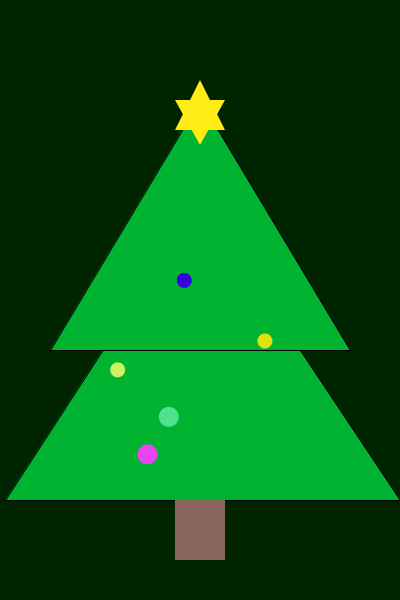
Frame 1 (no input)
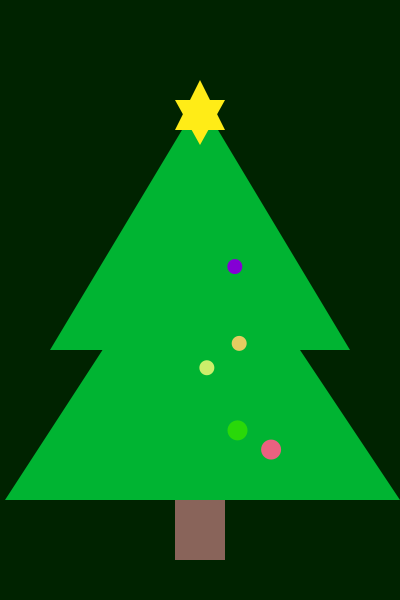
Frame 60 (the mouse pressed at the canvas centre just before this capture)
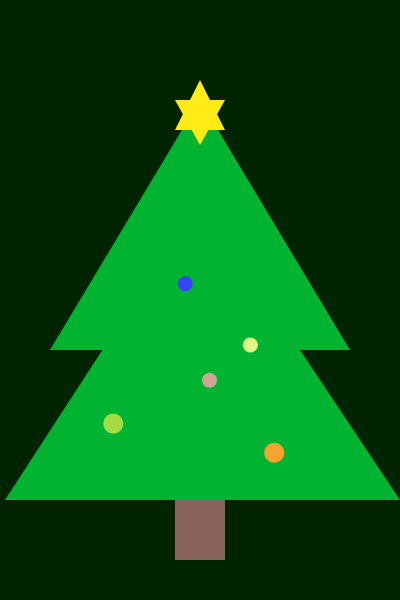
Frame 120 (the mouse held since frame 60 and released just before this capture)

The Processing sketch that drew these frames (run headless with seeded random() and noise(); from frame 60 on, the mouse is pressed at the canvas centre):

// Processing sketch: processing_158814
// ── processing_158814.pde

void setup()
{
size (400, 600);

}

void draw()
{
  background(0, 35, 0);
  
  fill (0, 180, 50);
  triangle (5, 500, 400, 500, 200, 200);
  
  fill (0, 180, 50);
  triangle (50, 350, 350, 350, 200, 100);
  noStroke();
  
  
  fill (137, 100, 90);
  rect (175, 500, 50, 60);
  
  //star
  fill (255, 236, 23);
  triangle (200, 145, 175, 100, 225, 100);
  triangle (175, 130, 225, 130, 200, 80); 
  
  //lights
  frameRate(8);
   fill(random(200, 255), random(255), random(255));
  ellipse(random(100, 300), random(420, 460), 20, 20);
 
  fill(random(0, 255), random(200, 255), random(255));
  ellipse(random(105, 295), random(415, 435), 20, 20);
 
  fill(random(0, 255), random(255), random(200, 255));
  ellipse(random(125, 255), random(265, 290), 15, 15);
  
    fill(random(200, 255), random(255), random(255));
  ellipse(random(115, 285), random(365, 385), 15, 15);
 
  fill(random(200, 255), random(200, 255), random(255));
  ellipse(random(190, 280), random(340, 360), 15, 15);

}
